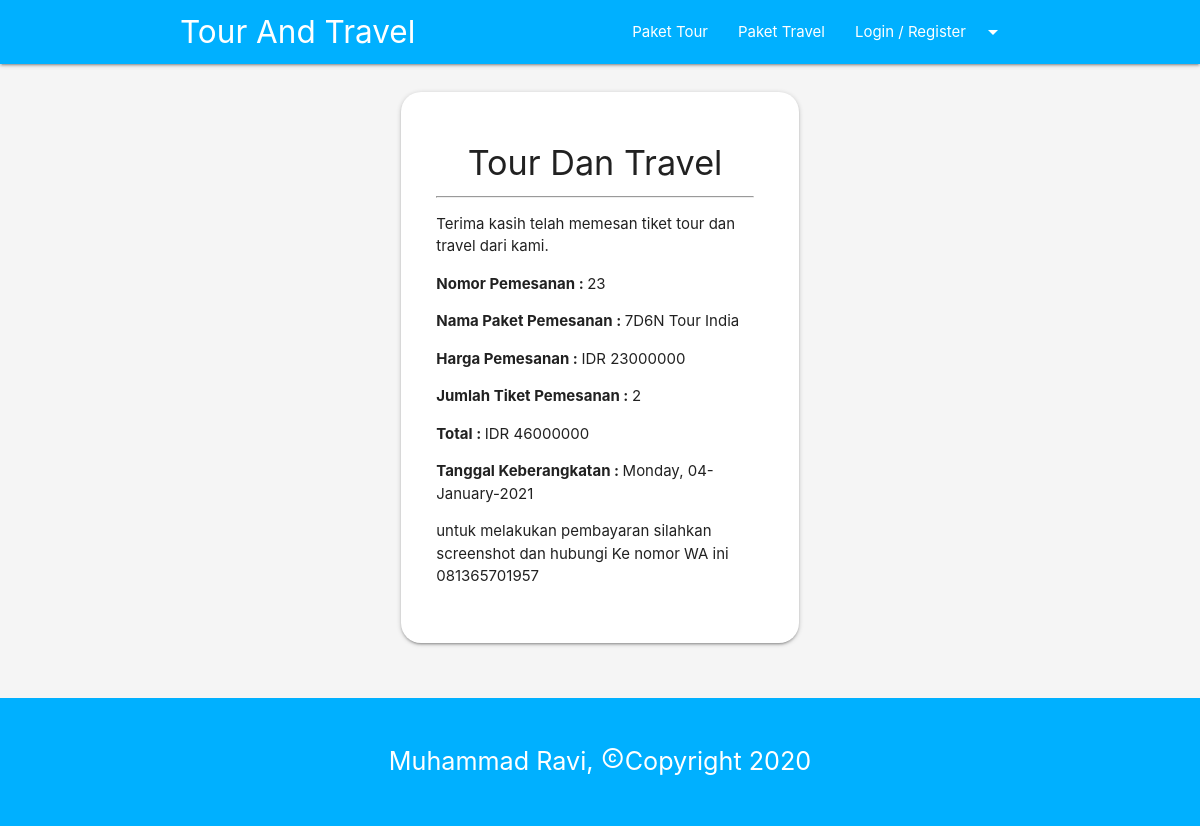
The app's page /view_tour.php?id=23 with its own data.
### tables this page shows
CREATE TABLE `pesanan_tour` (
  `nomor_pemesanan` int(11) NOT NULL,
  `nama_lengkap` varchar(100) NOT NULL,
  `nama_tour` varchar(100) NOT NULL,
  `jumlah_tiket` int(100) NOT NULL,
  `harga` int(100) NOT NULL,
  `total` int(100) NOT NULL,
  `tanggal_berangkatan` date NOT NULL,
  `username` varchar(255) NOT NULL,
  `status` enum('Pending','Success','Cancel') NOT NULL
);

### function.php (called while the page is built, shortened)
<?php
$koneksi = mysqli_connect("localhost","root","","db_tour_travel");
function query($query) {
	global $koneksi;
	$result = mysqli_query($koneksi, $query);
	$rows = [];
	while( $row = mysqli_fetch_assoc($result)) {
		$rows[] = $row;
	}
	return $rows;
}
 ?>

### view_tour.php (the view, shortened to what this page needs)
<?php
require 'function.php';
$id = $_GET["id"];
$pesan = query("SELECT * FROM pesanan_tour WHERE nomor_pemesanan = $id");
 ?>
<!DOCTYPE html>
<html lang="en">
<head>
      <link rel="stylesheet" href="css/icon.css">
      <link type="text/css" rel="stylesheet" href="css/materialize.min.css"  media="screen,projection"/>
      <link rel="stylesheet" type="text/css" href="css/style.css?=1.1">
</head>
<body>
	<?php include('header.php'); ?>
	<section class="grey lighten-4">
		<div class="container">
			<div class="row">
				<?php foreach($pesan as $info) :?>
			    <div class="col s12 m6 offset-m3">
			      <div class="card-panel">
			      	<h4 class="center">Tour Dan Travel</h4>
			      	<hr>
			        <p>Terima kasih telah memesan tiket tour dan travel dari kami.</p>
			        <p><b>Nomor Pemesanan : </b><?php echo $info["nomor_pemesanan"]; ?></p>
			        <p><b>Nama Paket Pemesanan : </b><?php echo $info["nama_tour"]; ?></p>
			        <p><b>Harga Pemesanan : </b>IDR <?php echo $info["harga"]; ?></p>
			        <p><b>Jumlah Tiket Pemesanan : </b><?php echo $info["jumlah_tiket"]; ?></p>
			        <p><b>Total : </b>IDR <?php echo $info["total"]; ?></p>
			        <p><b>Tanggal Keberangkatan : </b><?php $tanggal = $info["tanggal_berangkatan"];
			        							echo date("l, d-F-Y", strtotime($tanggal)); ?></p>
			        <p>untuk melakukan pembayaran silahkan screenshot dan hubungi Ke nomor WA ini 081365701957</p>
			      </div>
			    </div>
			<?php endforeach; ?>
			  </div>
		</div>
	</section>
	<?php include('footer.php'); ?>
</body>
</html>

### css/style.css (style rules this page uses)
section, footer { padding: 20px 0; }
.card-panel { padding-right: 45px !important; padding-left: 35px !important; border-radius:20px; padding-top: 30px !important; padding-bottom: 40px !important; cursor: pointer; transition: 1s; }

### records on screen
pesanan_tour: nomor_pemesanan "23", nama_tour "7D6N Tour India", harga "23000000", jumlah_tiket "2", total "46000000", tanggal_berangkatan "Monday, 04-January-2021"
